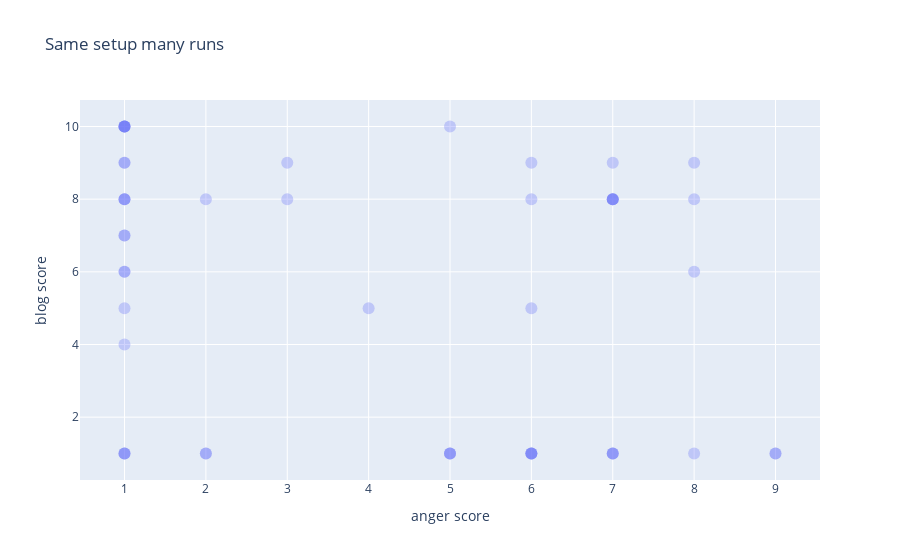

The notebook cell this image was saved under:
### Code cell
fig = px.scatter(x=e1, y=e2, labels={'x': 'anger score', 'y': 'letter score'}, title="Same setup many runs", opacity=0.3, size_max=12)
fig.update_traces(marker=dict(size=12))
fig.show()

### Figure 1 — Plotly figure (JSON) as saved in the notebook; plotly's stock layout.template omitted (floating-point values rounded to 4 significant figures)
{"data": [{"hovertemplate": "anger score=%{x}<br>blog score=%{y}<extra></extra>", "legendgroup": "", "marker": {"color": "#636efa", "opacity": 0.3, "size": 12, "symbol": "circle"}, "mode": "markers", "name": "", "orientation": "v", "showlegend": false, "type": "scatter", "x": [1, 5, 3, 7, 2, 7, 1, 8, 1, 1, 6, 1, 6, 1, 1, 4, 6, 7, 1, 1, 7, 2, 5, 1, 1, 2, 1, 7, 1, 7, 5, 7, 7, 1, 6, 6, 1, 6, 1, 9, 8, 1, 1, 6, 8, 3, 1, 5, 9, 8], "xaxis": "x", "y": [10, 1, 8, 8, 8, 1, 5, 8, 7, 6, 1, 10, 5, 7, 1, 5, 8, 9, 10, 1, 1, 1, 1, 10, 8, 1, 9, 8, 6, 8, 1, 1, 8, 8, 1, 1, 1, 9, 10, 1, 1, 8, 9, 1, 6, 9, 4, 10, 1, 9], "yaxis": "y"}], "layout": {"legend": {"tracegroupgap": 0}, "title": {"text": "Same setup many runs"}, "xaxis": {"anchor": "y", "domain": [0, 1], "title": {"text": "anger score"}}, "yaxis": {"anchor": "x", "domain": [0, 1], "title": {"text": "blog score"}}}}
